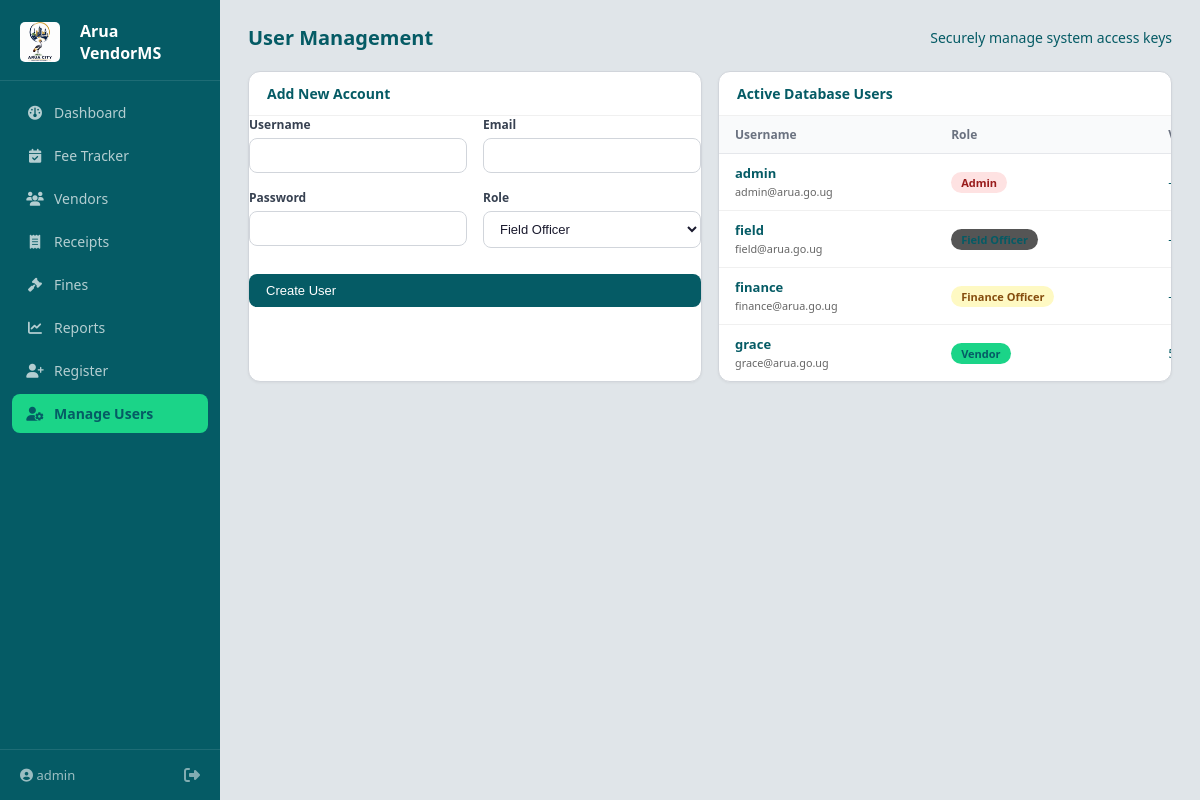
The app's page /users (signed in) with its own data.
### models.py (models this page shows, shortened)
class User(UserMixin, db.Model):
    __tablename__ = 'users' # Name of the table in the SQL database
    id       = db.Column(db.Integer, primary_key=True)
    username = db.Column(db.String(80),  unique=True, nullable=False)
    email    = db.Column(db.String(120), unique=True, nullable=False)
    password_hash = db.Column(db.String(200), nullable=False)
    role          = db.Column(db.String(30), default='field_officer')
    vendor_ptr    = db.Column(db.Integer, db.ForeignKey('vendors.id'), nullable=True)
    created_at    = db.Column(db.String(30), default='')

### app.py (the view, shortened to what this page needs)
@app.route('/users', methods=['GET', 'POST'])
@login_required
@role_required('admin') # Admin only!
def manage_users():
    users = User.query.all()
    vendors = Vendor.query.order_by(Vendor.full_name).all()
    return render_template('manage_users.html', users=users, vendors=vendors)

### app.py (called while the page is built, shortened)
@app.before_request
def initialize_database():
    if IS_VERCEL and not db_url:
        return "<h1>Arua City System: Setup Required</h1><p>Vercel detected. Please add your <b>DATABASE_URL</b> to the Vercel Environment Variables to go live.</p>", 500

@login_manager.user_loader
def load_user(user_id):
    return User.query.get(int(user_id))

def role_required(*roles):
    def decorator(f):
        @wraps(f)
        def decorated_function(*args, **kwargs):
            if current_user.role not in roles and current_user.role != 'admin':
                abort(403) # Forbidden error
            return f(*args, **kwargs)
        return decorated_function
    return decorator

### templates/manage_users.html (shortened to what this page needs)
{% extends 'base.html' %}
{% block content %}
<div class="page-header">
  <h2>User Management</h2>
  <span>Securely manage system access keys</span>
</div>
<div class="two-col">
  <div class="card">
    <div class="card-header">
      <span>Add New Account</span>
    </div>
    <form method="POST" action="{{ url_for('manage_users') }}" class="form-grid">
      <div class="form-group">
        <label>Username</label>
        <input type="text" name="username" required>
      </div>
      <div class="form-group">
        <label>Email</label>
        <input type="email" name="email" required>
      </div>
      <div class="form-group">
        <label>Password</label>
        <input type="password" name="password" required>
      </div>
      <div class="form-group">
        <label>Role</label>
        <select name="role" id="role-selector" required onchange="toggleVendorSelect()">
          <option value="field_officer">Field Officer</option>
        </select>
      </div>
      <div class="form-group" style="grid-column: 1 / -1; display: flex; justify-content: flex-end; margin-top: 10px;">
        <button type="submit" class="btn-primary">Create User</button>
      </div>
    </form>
  </div>
  <div class="card">
    <div class="card-header">
      <span>Active Database Users</span>
    </div>
    <table class="data-table">
      <thead>
        <tr>
          <th>Username</th>
          <th>Role</th>
          <th>Vendor Link</th>
        </tr>
      </thead>
      <tbody>
        {% for u in users %}
        <tr>
          <td><strong>{{ u.username }}</strong><br><small style="color: #666;">{{ u.email }}</small></td>
          <td>
            {% if u.role == 'admin' %}
            <span class="badge badge-danger">Admin</span>
            {% elif u.role == 'finance_officer' %}
            <span class="badge badge-warn">Finance Officer</span>
            {% elif u.role == 'vendor' %}
            <span class="badge badge-success">Vendor</span>
            {% else %}
            <span class="badge badge-success" style="background:#555;">Field Officer</span>
            {% endif %}
          </td>
          <td>{{ u.vendor_ptr if u.vendor_ptr else '—' }}</td>
        </tr>
        {% endfor %}
      </tbody>
    </table>
  </div>
</div>
{% endblock %}

### templates/base.html (shortened to what this page needs)
<!DOCTYPE html>
<html lang="en">
<head>
  <link rel="stylesheet" href="{{ url_for('static', filename='css/style.css') }}">
  <link rel="stylesheet" href="https://cdnjs.cloudflare.com/ajax/libs/font-awesome/6.5.0/css/all.min.css">
</head>
<body>
{% if current_user.is_authenticated %}
<aside class="sidebar">
  <div class="sidebar-brand">
    <img src="{{ url_for('static', filename='img/logo.png') }}" alt="Logo" style="width: 40px; height: 40px; object-fit: contain; border-radius: 5px; margin-right: 10px;">
    <span>Arua VendorMS</span>
  </div>
  <nav class="sidebar-nav">
    <a href="{{ url_for('dashboard') }}" class="nav-link {% if request.endpoint=='dashboard' %}active{% endif %}">
      <i class="fa-solid fa-gauge"></i> Dashboard
    </a>
    {% if current_user.role in ['admin', 'field_officer', 'finance_officer'] %}
    <a href="{{ url_for('fee_tracker') }}" class="nav-link {% if request.endpoint=='fee_tracker' %}active{% endif %}">
      <i class="fa-solid fa-calendar-check"></i> Fee Tracker
    </a>
    <a href="{{ url_for('vendors') }}" class="nav-link {% if 'vendor' in request.endpoint and request.endpoint != 'register_vendor' %}active{% endif %}">
      <i class="fa-solid fa-users"></i> Vendors
    </a>
    {% endif %}
    <a href="{{ url_for('receipts') }}" class="nav-link {% if 'receipt' in request.endpoint %}active{% endif %}">
      <i class="fa-solid fa-receipt"></i> Receipts
    </a>
    <a href="{{ url_for('fines') }}" class="nav-link {% if request.endpoint=='fines' %}active{% endif %}">
      <i class="fa-solid fa-gavel"></i> Fines
    </a>
    {% if current_user.role in ['admin', 'finance_officer'] %}
    <a href="{{ url_for('reports') }}" class="nav-link {% if request.endpoint=='reports' %}active{% endif %}">
      <i class="fa-solid fa-chart-line"></i> Reports
    </a>
    {% endif %}
    {% if current_user.role in ['admin', 'field_officer'] %}
    <a href="{{ url_for('register_vendor') }}" class="nav-link {% if request.endpoint=='register_vendor' %}active{% endif %}">
      <i class="fa-solid fa-user-plus"></i> Register
    </a>
    {% endif %}
    {% if current_user.role == 'admin' %}
    <a href="{{ url_for('manage_users') }}" class="nav-link {% if request.endpoint=='manage_users' %}active{% endif %}">
      <i class="fa-solid fa-user-gear"></i> Manage Users
    </a>
    {% endif %}
  </nav>
  <div class="sidebar-footer">
    <span><i class="fa-solid fa-circle-user"></i> {{ current_user.username }}</span>
    <a href="{{ url_for('logout') }}" class="logout-link" title="Logout"><i class="fa-solid fa-right-from-bracket"></i></a>
  </div>
</aside>
<main class="main-content">
  {% block content %}{% endblock %}
</main>
{% else %}
  {% block auth_content %}{% endblock %}
{% endif %}
</body>
</html>

### css/style.css (style rules this page uses)
*, *::before, *::after { box-sizing: border-box; margin: 0; padding: 0; }
:root { --sidebar-bg: #055b65; --primary: #45828b; --accent: #1bd488; --bg: #e0e5e9; --text: #055b65; --white: #ffffff; }
body { font-family: 'Segoe UI', system-ui, sans-serif; font-size: 14px; color: var(--text); background: var(--bg); min-height: 100vh; }
a { color: var(--primary); text-decoration: none; }
.sidebar { position: fixed; top: 0; left: 0; width: 220px; height: 100vh; background: var(--sidebar-bg); display: flex; flex-direction: column; padding: 0; z-index: 100; }
.main-content { margin-left: 220px; padding: 24px 28px; min-height: 100vh; }
.sidebar-brand { display: flex; align-items: center; gap: 10px; padding: 20px 20px 16px; font-size: 16px; font-weight: 700; color: #fff; border-bottom: 1px solid rgba(255,255,255,.1); }
.sidebar-nav { flex: 1; padding: 12px 12px; display: flex; flex-direction: column; gap: 4px; }
.nav-link { display: flex; align-items: center; gap: 10px; padding: 10px 14px; border-radius: 8px; color: rgba(255,255,255,.7); font-size: 14px; transition: background .15s, color .15s; }
.nav-link i { width: 18px; text-align: center; }
.nav-link.active { background: var(--accent); color: var(--sidebar-bg); font-weight: 600; }
.sidebar-footer { padding: 14px 20px; border-top: 1px solid rgba(255,255,255,.1); display: flex; align-items: center; justify-content: space-between; color: rgba(255,255,255,.6); font-size: 13px; }
.logout-link { color: rgba(255,255,255,.5); font-size: 16px; }
.page-header { display: flex; align-items: center; justify-content: space-between; margin-bottom: 20px; }
.page-header h2 { font-size: 20px; font-weight: 600; color: var(--sidebar-bg); }
.card { background: #fff; border-radius: 12px; border: 1px solid #d1d5db; margin-bottom: 16px; overflow: hidden; box-shadow: 0 1px 3px rgba(0,0,0,0.05); }
.card-header { padding: 12px 18px; border-bottom: 1px solid #f0f0f0; display: flex; align-items: center; justify-content: space-between; font-weight: 600; font-size: 14px; color: var(--sidebar-bg); }
.two-col { display: grid; grid-template-columns: 1fr 1fr; gap: 16px; }
.data-table { width: 100%; border-collapse: collapse; font-size: 13px; }
.data-table th { padding: 10px 16px; text-align: left; font-weight: 600; font-size: 12px; color: #6b7280; background: #f9fafb; border-bottom: 1px solid #e5e7eb; }
.data-table td { padding: 10px 16px; border-bottom: 1px solid #f0f0f0; }
.data-table tr:last-child td { border-bottom: none; }
.badge { display: inline-block; padding: 3px 10px; border-radius: 20px; font-size: 11px; font-weight: 600; }
.badge-success { background: var(--accent); color: var(--sidebar-bg); }
.badge-warn { background: #fef9c3; color: #854d0e; }
.badge-danger { background: #fee2e2; color: #991b1b; }
.btn-primary, .btn-secondary, .btn-ghost, .btn-sm { display: inline-flex; align-items: center; gap: 6px; padding: 8px 16px; border-radius: 8px; font-size: 13px; font-weight: 500; cursor: pointer; border: 1px solid transparent; transition: all .15s; text-decoration: none; }
.btn-primary { background: var(--sidebar-bg); color: #fff; }
.form-grid { display: grid; grid-template-columns: 1fr 1fr; gap: 16px; }
.form-group { display: flex; flex-direction: column; gap: 5px; }
.form-group label { font-size: 12px; font-weight: 600; color: #374151; }
.form-group input, .form-group select, .form-group textarea { padding: 9px 12px; border: 1px solid #d1d5db; border-radius: 8px; font-size: 13px; color: #1a1a2e; background: #fff; transition: border-color .15s; }
.data-table { width: 100%; border-collapse: collapse; font-size: 13px; min-width: 600px; }

### records on screen
User: username "admin", email "admin@arua.go.ug", role "Admin"
User: username "field", email "field@arua.go.ug"
User: username "finance", email "finance@arua.go.ug", role "Finance Officer"
User: username "grace", email "grace@arua.go.ug", role "Vendor"
